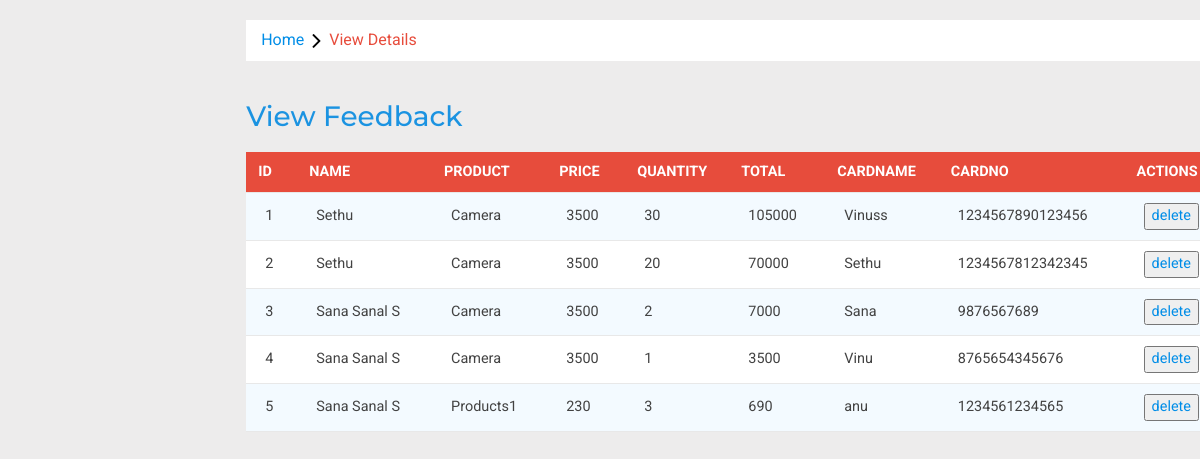
/admin/viewpayment.php, run on the app's committed database.
### tables this page shows
CREATE TABLE IF NOT EXISTS `payment` (
  `Id` int(11) NOT NULL AUTO_INCREMENT,
  `Uid` varchar(100) NOT NULL,
  `Pid` varchar(100) NOT NULL,
  `Price` varchar(100) NOT NULL,
  `Quatity` varchar(100) NOT NULL,
  `Total` varchar(500) NOT NULL,
  `cardname` varchar(100) NOT NULL,
  `Cardno` varchar(100) NOT NULL,
  `Cvv` varchar(100) NOT NULL,
  `Expirydate` text NOT NULL,
  PRIMARY KEY (`Id`)
);

CREATE TABLE IF NOT EXISTS `tbl_reg` (
  `Id` int(11) NOT NULL AUTO_INCREMENT,
  `Name` varchar(100) NOT NULL,
  `Email` varchar(500) NOT NULL,
  `Phno` varchar(100) NOT NULL,
  `Address` text NOT NULL,
  `Place` text NOT NULL,
  `Password` varchar(500) NOT NULL,
  `Status` varchar(500) NOT NULL,
  PRIMARY KEY (`Id`)
);

CREATE TABLE IF NOT EXISTS `products` (
  `Id` int(11) NOT NULL AUTO_INCREMENT,
  `Name` varchar(500) NOT NULL,
  `Des` text NOT NULL,
  `Features` text NOT NULL,
  `Price` varchar(100) NOT NULL,
  `Quantity` varchar(500) NOT NULL,
  `Image` varchar(500) NOT NULL,
  PRIMARY KEY (`Id`)
);

### admin/viewpayment.php (the view, shortened to what this page needs)
<?php
include '../db.php';
?>
<!DOCTYPE HTML>
<html>
<head>
<link href="css/bootstrap.min.css" rel='stylesheet' type='text/css' />
<link href="css/style.css" rel='stylesheet' type='text/css' />
<link rel="stylesheet" href="css/morris.css" type="text/css"/>
<link href="css/font-awesome.css" rel="stylesheet">
<link rel="stylesheet" href="css/icon-font.min.css" type='text/css' />
<link rel="stylesheet" type="text/css" href="css/table-style.css" />
<link rel="stylesheet" type="text/css" href="css/basictable.css" />
</head>
<body>
   <div class="page-container">
<div class="left-content">
	   <div class="mother-grid-inner">
<ol class="breadcrumb">
                <li class="breadcrumb-item"><a href="home.php">Home</a><i class="fa fa-angle-right"></i>View Details</li>
            </ol>
<div style="margin-left: 320px;">
<div class="w3l-table-info" style="margin-left: -320px; overflow-x: auto;">
					  <h2>View Feedback </h2>
                                          <table id="table">
						<thead>
						  <tr>
							<th>Id</th>
							<th>Name</th>
                                                        <th>Product</th>
                                                        <th>Price</th>
                                                          <th>Quantity</th>
                                                        <th>Total</th>
                                                      <th>cardname</th>
                                                      <th>Cardno</th>
                                                        <th colspan="2">Actions</th>
						  </tr>
						</thead>
						<tbody>
						  <?php
                                                  $qr="select  * from payment order by Id desc";
                                                  $qrr=  mysqli_query($con,$qr);
                                                  $i=1;
                                                  while($r=mysqli_fetch_array($qrr))
                                                  {
                                                       $uid= $r['Uid'];
                                                      $qn=  mysqli_query($con, "select *from tbl_reg where Id='$uid'");
                                                      $rt=  mysqli_fetch_array($qn);
                                                       $pid= $r['Pid'];
                                                      $qpp=  mysqli_query($con, "select *from products where Id='$pid'");
                                                      $rp=  mysqli_fetch_array($qpp);
                                                  ?>
                                                    <tr>
                                                          <form name="f1" method="post" action="">
                                                        <td><?php echo $i;?></td>
                                                        <td><?php echo $rt['Name'];?></td>
                                                         <td><?php echo $rp['Name'];?></td>
                                                      <td><?php echo $rp['Price'];?></td>
                                                        <td><?php echo $r['Quatity'];?></td>
                                                          <td><?php echo $r['Total'];?></td>
                                                         <td><?php echo $r['cardname'];?></td>
                                                         <td><?php echo $r['Cardno'];?></td>
                                                         <td>  <a href="del_payment.php?id=<?php echo $r['Id'];?>"><input type="button" name="btn" value="delete" onclick="alert('are you sure want to delete??')"> </a></td>
                                                          </form>
                                                    </tr>
                                                    <?php
                                                  $i++;
                                                   }
                                                    ?>
                                              </tbody>
					  </table>
    </div>
</div>
</div>
							</div>
</body>
</html>

### admin/css/table-style.css (style rules this page uses)
table { background: white; border-collapse: collapse; margin: 1.25em 0 0; width: 100%; }
table tr, table th, table td { border: none; border-bottom: 1px solid #e8e8e8; font-size: .95em; }
table th, table td { padding: 10px 12px; text-align: left; }
table th { background: #e74c3c; color: #fff; text-transform: uppercase; }
table tr td { background: #f3faff; color: #424242; }
table tr:nth-of-type(2n+2) td { background: #ffffff; }
table { width: 100%; }

### data on the page
payment: tbl_reg.Name "Sethu", products.Name "Camera", products.Price "3500", Quatity "30", Total "105000", cardname "Vinuss", Cardno "1234567890123456"
payment: tbl_reg.Name "Sethu", products.Name "Camera", products.Price "3500", Quatity "20", Total "70000", cardname "Sethu", Cardno "1234567812342345"
payment: tbl_reg.Name "Sana Sanal S", products.Name "Camera", products.Price "3500", Quatity "2", Total "7000", cardname "Sana", Cardno "9876567689"
payment: tbl_reg.Name "Sana Sanal S", products.Name "Camera", products.Price "3500", Quatity "1", Total "3500", cardname "Vinu", Cardno "8765654345676"
payment: tbl_reg.Name "Sana Sanal S", products.Name "Products1", products.Price "230", Quatity "3", Total "690", cardname "anu", Cardno "1234561234565"
